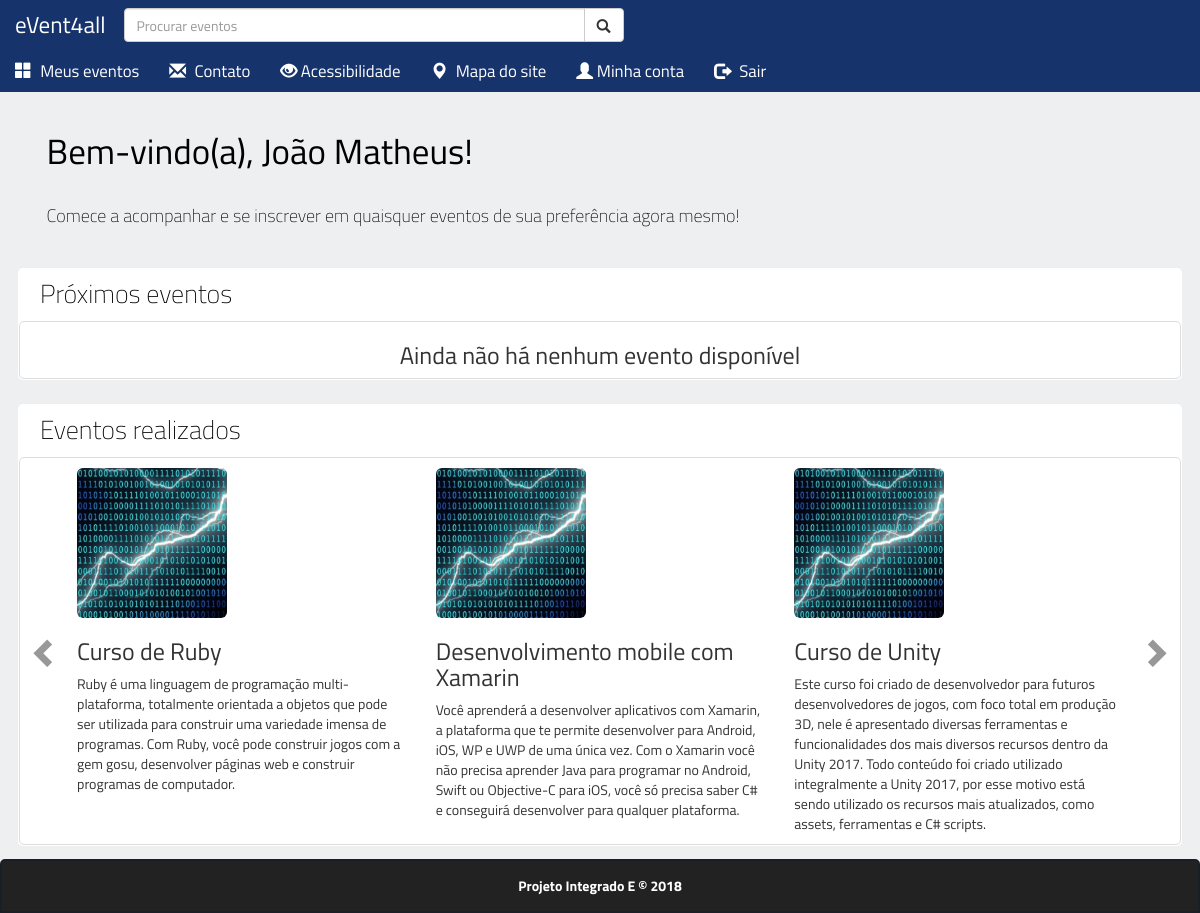
The page / (signed in) on the database its author committed.
### tables this page shows
CREATE TABLE `eventos` (
  `InicioEv` datetime NOT NULL,
  `FinalEv` datetime NOT NULL,
  `CodEv` int(6) NOT NULL,
  `NomeEv` varchar(50) NOT NULL,
  `DescEv` varchar(1000) NOT NULL,
  `RealizadorEv` varchar(40) NOT NULL,
  `LocalEv` varchar(100) NOT NULL,
  `CapacidadeEv` int(4) NOT NULL,
  `ImagemEv` varchar(100) NOT NULL,
  `CodAdm` int(6) NOT NULL
);

### php/buscar_eventos_realizados.php (the view, shortened to what this page needs)
<?php
    require_once("conexao_bd.php");
    $query_realizados = "SELECT *
                        FROM eventos
                        WHERE FinalEv <= NOW()
                        ORDER BY FinalEv";
    $realizados = mysqli_query($conexao,$query_realizados);
    $count = 0;
    $conteudo = '';
    if (mysqli_num_rows($realizados) != 0)
    {
        while ($linha = mysqli_fetch_assoc($realizados))
        {
            $codigoev = $linha["CodEv"];
            $nome = $linha["NomeEv"];
            $descricao = $linha["DescEv"];
            $imagem = $linha["ImagemEv"];
            if ($count == 0)
            {
                $conteudo .=
                "<div class='item active'>
                    <div class='col-md-4 col-sm-12 evento' role='button' data-toggle='modal' data-target='#modal-evento'>
                        <input type='hidden' value='".$codigoev."'>
                        <img src='".$page.$imagem."' class='img-rounded'>
                        <div class='text'>
                            <h3 class='nome-evento'>".$nome."</h3>
                            <p>".$descricao."</p>
                        </div>
                    </div>";
            }
            elseif ($count % 3 == 0)
            {
                $conteudo .=
                "</div><div class='item'>
                    <div class='col-md-4 col-sm-12 evento' role='button' data-toggle='modal' data-target='#modal-evento'>
                        <input type='hidden' value='".$codigoev."'>
                        <img src='".$page.$imagem."' class='img-rounded'>
                        <div class='text'>
                            <h3 class='nome-evento'>".$nome."</h3>
                            <p>".$descricao."</p>
                        </div>
                    </div>";
                $control =
                "<a class='left carousel-control' href='#eventosrealizados' role='button' data-slide='prev'>
                    <span class='glyphicon glyphicon-chevron-left'></span>
                </a>
                <a class='right carousel-control' href='#eventosrealizados' role='button' data-slide='next'>
                    <span class='glyphicon glyphicon-chevron-right'></span>
                </a>";
            }
            else
            {
                $conteudo .=
                "<div class='col-md-4 col-sm-12 evento' role='button' data-toggle='modal' data-target='#modal-evento'>
                    <input type='hidden' value='".$codigoev."'>
                    <img src='".$page.$imagem."' class='img-rounded'>
                    <div class='text'>
                        <h3 class='nome-evento'>".$nome."</h3>
                        <p>".$descricao."</p>
                    </div>
                </div>";
            }
            $count++;
        }
        $conteudo .= "</div>";
    }
    echo $conteudo;
?>

### public/_css/Style.css (style rules this page uses)
body { font-family: 'Verdana', 'Titillium Web', sans-serif; position: relative; padding-top: 3.2em; background: rgb(238,239,241); padding-bottom: 3.1em; }
.carousel-control.right { width: 2em; border-top-right-radius: 5px; border-bottom-right-radius: 5px; background-image: none !important; }
.carousel-control.left { width: 2em; border-top-left-radius: 5px; border-bottom-left-radius: 5px; background-image: none !important; }
.glyphicon-chevron-right, .glyphicon-chevron-left { top: 49% !important; color: #333; text-shadow: none; }
.evento { padding-bottom: 1rem; }
p { margin: 0px }
.img-rounded { margin-top: 1rem; width: 150px; height: 150px; }

### rows shown on the page
eventos: ImagemEv (picture), NomeEv "Curso de Ruby", DescEv "Ruby é uma linguagem de programação multi-plataforma, totalmente orientada a objetos que pode ser utilizada para construir uma variedade imensa de programas. Com Ruby, você pode construir jogos com a gem gosu, desenvolver páginas web e construir programas de computador."
eventos: ImagemEv (picture), NomeEv "Desenvolvimento mobile com Xamarin", DescEv "Você aprenderá a desenvolver aplicativos com Xamarin, a plataforma que te permite desenvolver para Android, iOS, WP e UWP de uma única vez. Com o Xamarin você não precisa aprender Java para programar no Android, Swift ou Objective-C para iOS, você só precisa saber C# e conseguirá desenvolver para qualquer plataforma."
eventos: ImagemEv (picture), NomeEv "Curso de Unity", DescEv "Este curso foi criado de desenvolvedor para futuros desenvolvedores de jogos, com foco total em produção 3D, nele é apresentado diversas ferramentas e funcionalidades dos mais diversos recursos dentro da Unity 2017. Todo conteúdo foi criado utilizado integralmente a Unity 2017, por esse motivo está sendo utilizado os recursos mais atualizados, como assets, ferramentas e C# scripts."

### other values the page prints
$_SESSION["nome"] "João Matheus"
